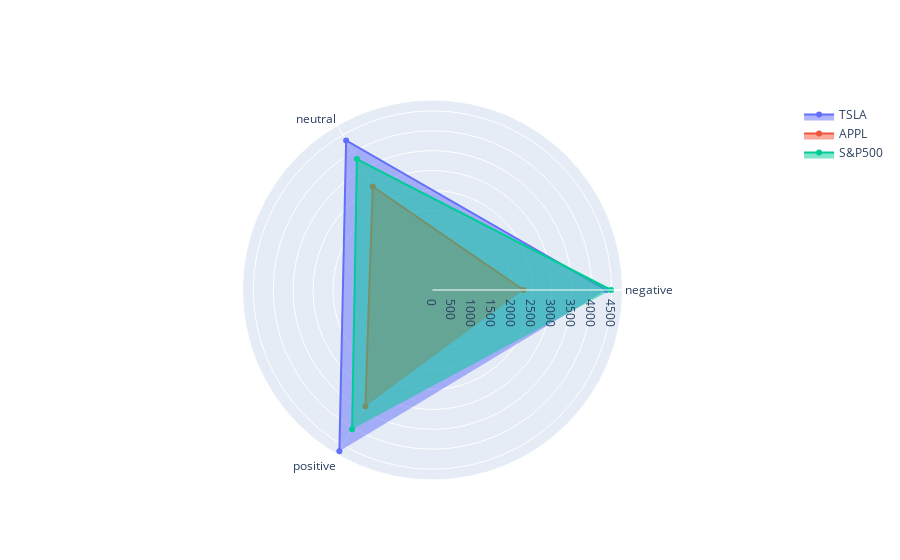

Here is the notebook cell this chart was saved with:
### Markdown cell above
#### Interactive** Polarity distribution radar chart for every ticker

### Code cell
fig = make_subplots(specs=[[{'type':'polar'}]])

categories = ['negative','neutral','positive']

fig.add_trace(go.Scatterpolar(
name = 'TSLA',
r = [
    len(tsla_tweets[['tweet','rating']].loc[(tsla_tweets['rating'] < 0) &(tsla_tweets['rating'] >= -1)]),
    len(tsla_tweets[['tweet','rating']].loc[(tsla_tweets['rating'] >= 0) &(tsla_tweets['rating'] < 0.5)]),
    len(tsla_tweets[['tweet','rating']].loc[(tsla_tweets['rating'] > 0.5) &(tsla_tweets['rating'] <= 1)])
],
    theta = categories,
),1,1)
fig.add_trace(go.Scatterpolar(
name = 'APPL',
r = [
    len(aapl_tweets[['tweet','rating']].loc[(aapl_tweets['rating'] < 0) &(aapl_tweets['rating'] >= -1)]),
    len(aapl_tweets[['tweet','rating']].loc[(aapl_tweets['rating'] >= 0) &(aapl_tweets['rating'] < 0.5)]),
    len(aapl_tweets[['tweet','rating']].loc[(aapl_tweets['rating'] > 0.5) &(aapl_tweets['rating'] <= 1)])
],
    theta = categories,
),1,1)
fig.add_trace(go.Scatterpolar(
name = 'S&P500',
r = [
    len(spx_tweets[['tweet','rating']].loc[(spx_tweets['rating'] < 0) &(tsla_tweets['rating'] >= -1)]),
    len(spx_tweets[['tweet','rating']].loc[(spx_tweets['rating'] > 0) &(tsla_tweets['rating'] < 0.5)]),
    len(spx_tweets[['tweet','rating']].loc[(spx_tweets['rating'] > 0.5) &(tsla_tweets['rating'] <= 1)])
],
    theta = categories,
),1,1)
fig.update_traces(fill='toself')
fig.show()

### Figure 1 — Plotly figure (JSON) as saved in the notebook; plotly's stock layout.template omitted (floating-point values rounded to 4 significant figures)
{"data": [{"fill": "toself", "name": "TSLA", "r": [4365, 4339, 4678], "subplot": "polar", "theta": ["negative", "neutral", "positive"], "type": "scatterpolar"}, {"fill": "toself", "name": "APPL", "r": [2286, 3002, 3372], "subplot": "polar", "theta": ["negative", "neutral", "positive"], "type": "scatterpolar"}, {"fill": "toself", "name": "S&P500", "r": [4485, 3799, 4039], "subplot": "polar", "theta": ["negative", "neutral", "positive"], "type": "scatterpolar"}], "layout": {"polar": {"domain": {"x": [0, 1], "y": [0, 1]}}}}
